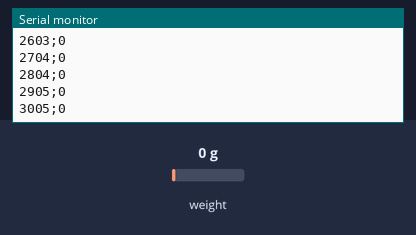
Bench run of a sketch on a simulated Arduino Uno, built with avr-gcc and run on an emulated ATmega328P. Parts: the last lines printed to the serial monitor. The inputs (shaded band) are chosen by the test bench; at power-on: weight on the scale 0 g.

Above: at 3.2 s.
3.3 s: weight on the scale set to 100 g
At 3.31 s:
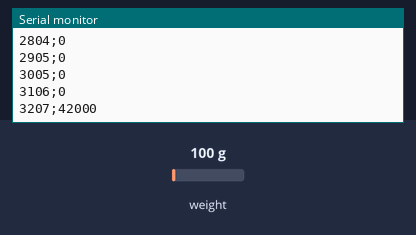
4.8 s: weight on the scale set to 1250 g
At 4.82 s:
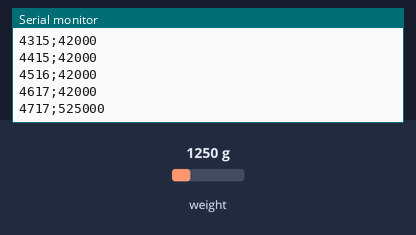
Timing chart, 0 to 7.8 s (numbered marks = the images above; inputs shaded):
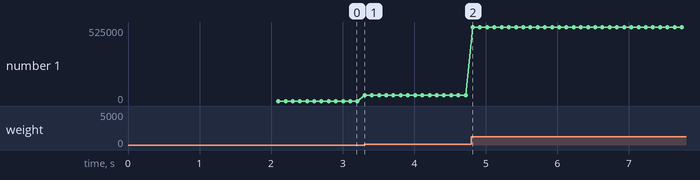

The sketch:

EFFORT.ino
```cpp
/*  Code pour récuperer les données de jauges extensométrique
   et les envoyées par le port USB

    Librairie utilisée : https://github.com/bogde/HX711

    Avec cette librairie il y a quatre manières de récupérer les mesures:
      - scale.read()          renvoie la valeur brute lu par le capteur
      - scale.read_average(x) renvoie la valeur brute moyenné sur x mesure
      - scale.get_value(x)    renvoie la valeur brute moins la tare (moyenne sur x échantillons, 1 si non spécifié)
      - scale.get_units(x)    renvoie la valeur brute moins la tare et divisé par le gain de set_scale (même commentaire)

    Pour récupérer des valeurs calibrées, deux méthodes:
      - utiliser scale.tare() et scale.set_scale() pour appliquer une régression linéaire sur les données
      et récupérer les données avec get_units()
      - appliquer une régression aux données brutes à l'aide d'une nouvelle fonction, directement en arduino
      ou après réception des données sur python ou autre


    Il revient donc au même de faire (ne pas litéralement écrire comme ca, set_scale et set_offset ne sont à
    appeler qu'une seule fois dans setup):

      scale.set_scale(LOADCELL_DIVIDER);
      scale.set_offset(LOADCELL_OFFSET); (ou bien scale.tare())
      scale.get_units();

    et

      (scale.read() - LOADCELL_OFFSET) / LOADCELL_DIVIDER


    Ne surtout pas hésiter à aller lire la page de doc de la librairie !

    Nathan S.
*/
#include "HX711.h"

// Variable pour choisir la fréquence d'acquisition (Hz)
uint16_t SAMPLE_RATE = 100;

// Variable pour suivre "l'etat" du systeme
unsigned long lastSampling = 0;

// Renseigner les pins du capteur
const int LOADCELL_DOUT_PIN = 2;
const int LOADCELL_SCK_PIN = 3;

// On définit l'objet capteur
HX711 scale;

void setup() {
  // On initialise la connexion Serie USB
  Serial.begin(9600);
  delay(1000);
  Serial.println("Demo jauge extensométrique");


  // Puis on initialise la jauge
  scale.begin(LOADCELL_DOUT_PIN, LOADCELL_SCK_PIN);

  scale.set_scale(1); // avec 1 renvoie la valeur brute du capteur
  scale.tare();       // ou bien scale.set_offset(x) pour définir une valeur précise au lieu de prendre la valeur courante


  // Petit message de fin du setup
  Serial.println("Done");
}

void loop() {

  long temps = millis();

  // On vérifie que l'on a des données à lire et que l'on respecte la fréquence d'acquisition
  if (scale.is_ready() and (temps - lastSampling >= (1.0 / SAMPLE_RATE) * 1000.0 )) {
    // On récupère la valeur de la jauge
    long reading = scale.get_units();

    /* Si on voulait faire une régression manuellement:
      long reading = (scale.read() - LOADCELL_OFFSET ) / LOADCELL_DIVIDER
    */

    // Puis on l'envoie sur le port série
    char delimiter = ';';
    String trame =  String(temps) + delimiter + String(reading);
    Serial.println(trame);

    // Finalement on met a jour le temps de la dernière mesure
    lastSampling = temps;
  }
}
```

Measured:
- after the input at 3.3 s, the serial monitor: prints a new line at once (image 1)
- plotted number 1: 0 → 42000 after the input at 3.3 s
